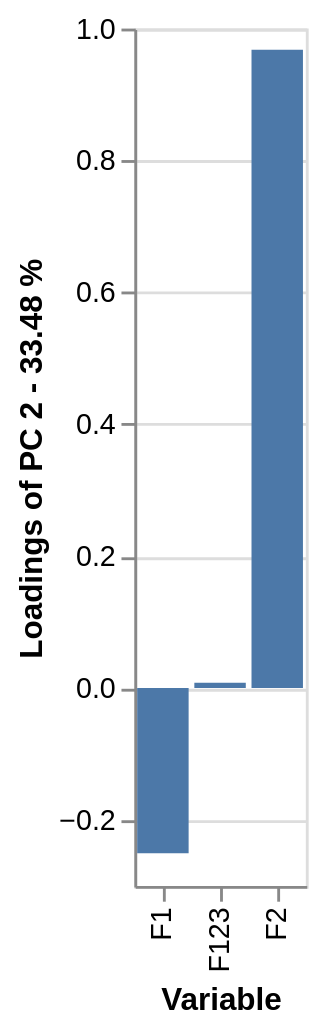

This figure's notebook cell:
### Code cell
model.loadings_barplot(2)

### Figure 1 — Vega-Lite specification as saved in the notebook (floating-point values rounded to 4 significant figures)
{"config": {"view": {"continuousWidth": 300, "continuousHeight": 300}}, "data": {"name": "data-74d80f7df39e47b071f4ee83a206a6b6"}, "mark": {"type": "bar"}, "encoding": {"tooltip": [{"field": "variable", "type": "nominal"}, {"field": "PC_2", "type": "quantitative"}], "x": {"field": "variable", "title": "Variable", "type": "nominal"}, "y": {"field": "PC_2", "title": "Loadings of PC 2 - 33.48 %", "type": "quantitative"}}, "params": [{"name": "param_1e9efca18e7a2868", "select": {"type": "interval", "encodings": ["x", "y"]}, "bind": "scales"}], "$schema": "https://vega.github.io/schema/vega-lite/v6.4.1.json", "datasets": {"data-74d80f7df39e47b071f4ee83a206a6b6": [{"variable": "F1", "PC_1": 0.6852, "PC_2": -0.2505, "PC_3": -0.6839}, {"variable": "F2", "PC_1": 0.1714, "PC_2": 0.9681, "PC_3": -0.1829}, {"variable": "F123", "PC_1": 0.7079, "PC_2": 0.008104, "PC_3": 0.7063}]}}
